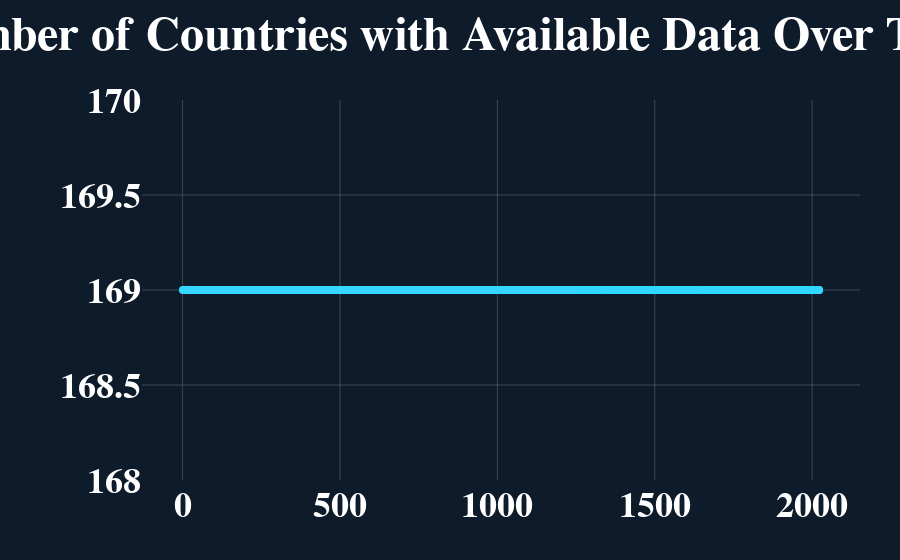
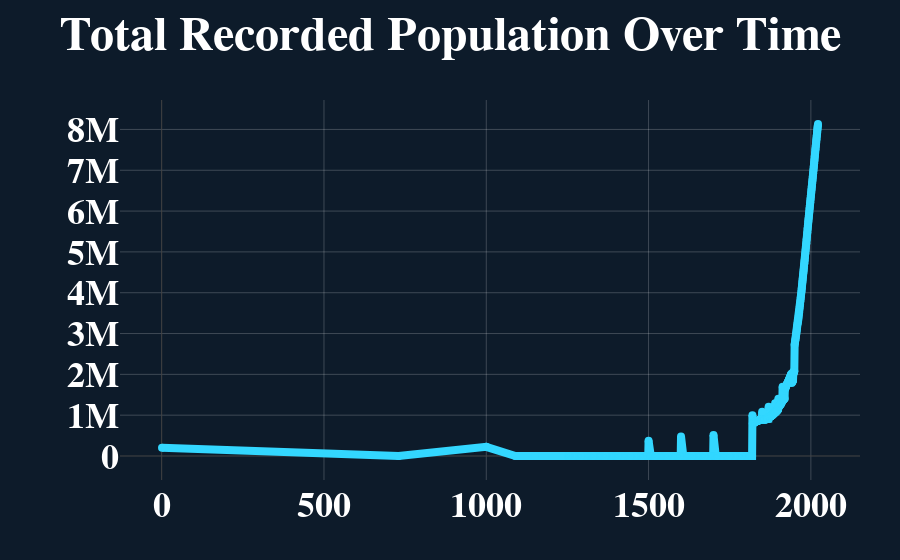
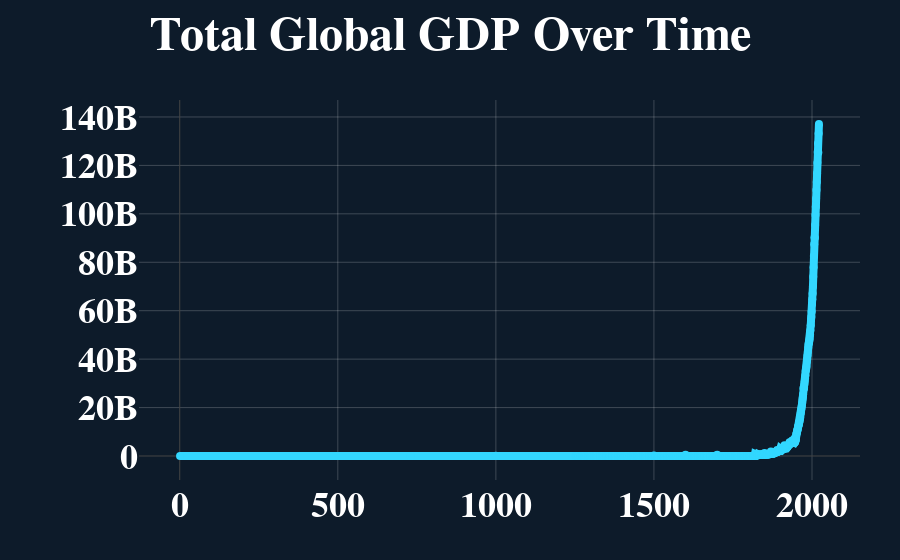

The notebook cell these images were saved under, in order:
### Code cell
import plotly.graph_objects as go
import plotly.io as pio
import pandas as pd

# Load the Excel file
file_path = "mpd2023_web.xlsx"
df_raw_data = pd.read_excel(file_path, sheet_name="Full data", usecols=["countrycode", "country", "region", "year", "gdppc", "pop"])

# Count number of countries with data per year
countries_per_year = df_raw_data.groupby("year")["countrycode"].nunique()

# Sum of recorded population per year
population_per_year = df_raw_data.groupby("year")["pop"].sum()

# Sum of global GDP per year (GDP per capita * population)
df_raw_data["gdp_total"] = df_raw_data["gdppc"] * df_raw_data["pop"]
gdp_per_year = df_raw_data.groupby("year")["gdp_total"].sum()

### PLOT 1: Number of Countries with Available Data ###
fig1 = go.Figure()
fig1.add_trace(go.Scatter(x=countries_per_year.index, y=countries_per_year.values,
                          mode='lines+markers', name="Countries"))

fig1.update_layout(
    template="HorizonAnalytics",
    title="Number of Countries with Available Data Over Time",
)
fig1.show()

### PLOT 2: Total Recorded Population Over Time ###
fig2 = go.Figure()
fig2.add_trace(go.Scatter(x=population_per_year.index, y=population_per_year.values,
                          mode='lines+markers', name="Population"))

fig2.update_layout(
    template="HorizonAnalytics",
    title="Total Recorded Population Over Time",
)
fig2.show()

### PLOT 3: Total Global GDP Over Time ###
fig3 = go.Figure()
fig3.add_trace(go.Scatter(x=gdp_per_year.index, y=gdp_per_year.values,
                          mode='lines+markers', name="Global GDP"))

fig3.update_layout(
    template="HorizonAnalytics",
    title="Total Global GDP Over Time",
)
fig3.show()

### Figure 1 — Plotly figure (JSON) as saved in the notebook; plotly's stock layout.template omitted (floating-point values rounded to 4 significant figures; data arrays with more than 128 entries replaced by an {"elided": "..."} marker saying what was removed)
{"data": [{"mode": "lines+markers", "name": "Countries", "type": "scatter", "x": {"elided": "776 int values"}, "y": {"elided": "776 int values"}}], "layout": {"title": {"text": "Number of Countries with Available Data Over Time"}}}

### Figure 2 — Plotly figure (JSON) as saved in the notebook; plotly's stock layout.template omitted (floating-point values rounded to 4 significant figures; data arrays with more than 128 entries replaced by an {"elided": "..."} marker saying what was removed)
{"data": [{"mode": "lines+markers", "name": "Population", "type": "scatter", "x": {"elided": "776 int values"}, "y": {"elided": "776 float values"}}], "layout": {"title": {"text": "Total Recorded Population Over Time"}}}

### Figure 3 — Plotly figure (JSON) as saved in the notebook; plotly's stock layout.template omitted (floating-point values rounded to 4 significant figures; data arrays with more than 128 entries replaced by an {"elided": "..."} marker saying what was removed)
{"data": [{"mode": "lines+markers", "name": "Global GDP", "type": "scatter", "x": {"elided": "776 int values"}, "y": {"elided": "776 float values"}}], "layout": {"title": {"text": "Total Global GDP Over Time"}}}
